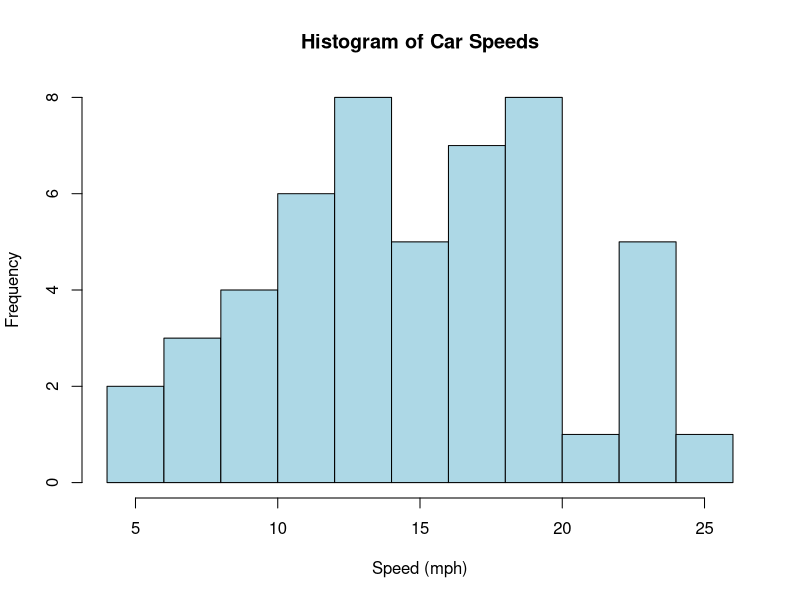

Here is the R script that generated this plot:
data(cars)

mean_speed <- mean(cars$speed)
var_speed <- var(cars$speed)
sd_speed <- sd(cars$speed)
median_speed <- median(cars$speed)

get_mode <- function(v) {
  uniqv <- unique(v)
  uniqv[which.max(tabulate(match(v, uniqv)))]
}
mode_speed <- get_mode(cars$speed)
se_speed <- sd_speed/sqrt(length(cars$speed))

hist(cars$speed, 
     main="Histogram of Car Speeds",
     xlab="Speed (mph)",
     ylab="Frequency",
     col="lightblue",
     breaks=10)

summary_stats <- data.frame(
  Statistic = c("Mean", "Variance", "Standard Deviation", "Median", "Mode", "Standard Error"),
  Value = c(mean_speed, var_speed, sd_speed, median_speed, mode_speed, se_speed)
)
print("Summary Statistics:")
print(summary_stats)